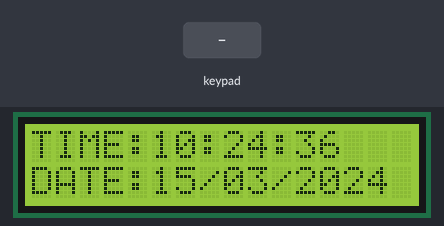
This sketch was run on a simulated ESP32. On the bench: 16×2 character LCD. Inputs (shaded band) come from the test bench. WiFi joins after 1.5 s; servers stay silent unless stated; network time is answered at once with the bench clock; the local clock reads 2024-03-15 10:24:30 at power-on unless the sketch sets it; what the sketch prints to the serial monitor is not drawn.

Above: at 6.3 s.
6.4 s: key 'C' pressed
At 8.6 s:
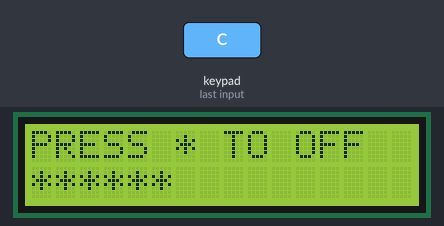
9.8 s: keypad keys * * * * * * pressed 1.375 s apart
At 10.6 s:
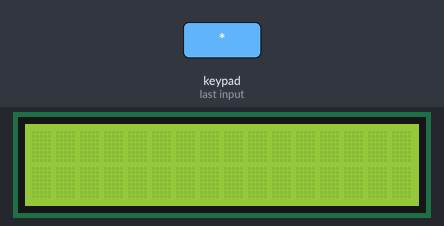
19.5 s: key 'B' pressed
23.5 s: keypad keys * * * * * * # pressed 1.375 s apart
At 31.5 s:
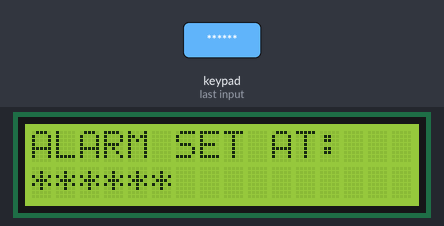
Timing chart, 0 to 33.0 s (numbered marks = the images above; inputs shaded):
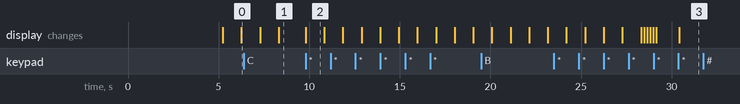

Measured:
- after the input at 6.4 s, the display: first changes after 0.89 s (image 1 shows a later state)
- after the input at 9.8 s, the display: changes at once (image 2)
- after the input at 23.5 s, the display: first differs from a run without the input after 5.0 s (image 3 shows a later state)
- what the display in image 2 shows lasts 1.0 s, from 9.8 s to 10.8 s

The sketch:

integrated_code.ino
```cpp
//Include Libs
#include <WiFi.h>
#include "esp_wpa2.h"
#include <WiFiUdp.h>
#include <NTPClient.h>
#include <TimeLib.h>
#include <LiquidCrystal_I2C.h>
#include <Keypad.h>

//--- Pre Config ---
//LCD
LiquidCrystal_I2C lcd(0x27, 16, 2);

//WiFi
const char *ssid = ""; // REMOVE BEFORE PUSHING
const char *password = ""; // REMOVE BEFORE PUSHING

//Network Time
WiFiUDP ntpUDP;
//According to Singapore's time UTC+8 = 28800 seconds
//timeClient(UDP,time server,utc offset,update interval)
NTPClient timeClient(ntpUDP, "asia.pool.ntp.org", 28800, 60000);
char Time[] = "TIME:00:00:00";
char Date[] = "DATE:00/00/2000";
byte last_second, second_, minute_, hour_, day_, month_;
int year_;

char alarmCheck[] = {"******"};

//Buzzer
int buzzerPin = 15;

//Keypad
// for keypad input
char page = 'A';
// Constants for row and column sizes
const byte ROWS = 4;
const byte COLS = 4;
// Array to represent keys on keypad
char hexaKeys[ROWS][COLS] = {
  {'1', '2', '3', 'A'},
  {'4', '5', '6', 'B'},
  {'7', '8', '9', 'C'},
  {'*', '0', '#', 'D'}
};
//Keypad to ESP32 Pin Mapping
byte rowPins[ROWS] = {13, 12, 14, 27};
byte colPins[COLS] = {26, 25, 33, 32};
Keypad customKeypad = Keypad(makeKeymap(hexaKeys), rowPins, colPins, ROWS, COLS);

//Alarm Flags
int alarm_flag = 0;
int alarm_enable = 1;

void setup() {
  Serial.begin(115200);
  //--- LCD Init Config ---
  lcd.init();
  lcd.begin(21, 22); // Initialize I2C LCD module (SDA = GPIO21, SCL = GPIO22)
  lcd.backlight();
  lcd.setCursor(0, 0);
  lcd.print(Time);
  lcd.setCursor(0, 1);
  lcd.print(Date);

  //--- WiFi Init Config ---
  WiFi.mode(WIFI_STA);   //Set WiFi mode to station mode - ESP32 connects to an access point
  WiFi.begin(ssid, password);
  //WiFi.begin(ssid, WPA2_AUTH_PEAP, EAP_ANONYMOUS_IDENTITY, EAP_IDENTITY, EAP_PASSWORD);
  Serial.print("Connecting...");

  if (WiFi.status() != WL_CONNECTED) {
    Serial.print("Attempting to connect");
    Serial.print(".");
    while (WiFi.status() != WL_CONNECTED) {
      WiFi.begin(ssid, password);
      delay(5000); //Removing this delay will cause the ESP32 to crash while connecting to a wifi network
    }
    Serial.println("\nConnected.");
  }

  //--- Time Server Init Config ---
  timeClient.begin();
}

void loop() {
  main_menu();
}

void clock_page() {
  lcd.setCursor(0, 0);
  lcd.print(Time);
  lcd.setCursor(0, 1);
  lcd.print(Date);
}

void main_menu()
{
  if (WiFi.status() != WL_CONNECTED) {
    Serial.print("Attempting to connect");
    Serial.print(".");
    while (WiFi.status() != WL_CONNECTED) {
      WiFi.begin(ssid, password);
      delay(5000); //Removing this delay will cause the ESP32 to crash while connecting to a WiFi network
    }
    Serial.println("\nConnected.");
  }

  timeClient.update();
  unsigned long unix_epoch = timeClient.getEpochTime(); // Get Unix epoch time from the NTP server

  second_ = second(unix_epoch);
  if (last_second != second_) {

    minute_ = minute(unix_epoch);
    hour_   = hour(unix_epoch);
    day_    = day(unix_epoch);
    month_  = month(unix_epoch);
    year_   = year(unix_epoch);


    Time[12] = second_ % 10 + 48;
    Time[11] = second_ / 10 + 48;
    Time[9]  = minute_ % 10 + 48;
    Time[8]  = minute_ / 10 + 48;
    Time[6]  = hour_   % 10 + 48;
    Time[5]  = hour_   / 10 + 48;


    Date[5]  = day_   / 10 + 48;
    Date[6]  = day_   % 10 + 48;
    Date[8]  = month_  / 10 + 48;
    Date[9]  = month_  % 10 + 48;
    Date[13] = (year_   / 10) % 10 + 48;
    Date[14] = year_   % 10 % 10 + 48;

    Serial.println(Time);
    Serial.println(Date);

    lcd.setCursor(0, 0);
    lcd.print(Time);
    lcd.setCursor(0, 1);
    lcd.print(Date);

    last_second = second_;

  }

  // Get key value if pressed, valid page values being A, B and C
  page = customKeypad.getKey();
  switch (page)
  {
    case 'A':
      lcd.clear();
      clock_page(); // main page displaying current time
      break;

    case 'B':
      lcd.clear();
      alarm_page();     // page to set alarm
      page = 'A';
      break;

    case 'C':
      lcd.clear();
      offalarm_page(); // page to switch off alarm, we revert to 'A' after carrying out so it goes back to main page later
      page = 'A';
      break;

    default:
      break;
  }

  //Check alarm clock
  if (Time[5] == alarmCheck[0] && Time[6] == alarmCheck[1] && Time[8] == alarmCheck[2] && Time[9] == alarmCheck[3] && Time[11] == alarmCheck[4] && Time[12] == alarmCheck[5]
      && alarm_enable == 1) // comparing each individually cuz it was giving errors if tried other ways, feel free to edit
  {
    if (alarm_flag == 0)
      alarming(); // can add function to set off buzzer here and compare curr Time with alarm to play buzzer during that duration
    alarm_flag = 1;
  }

  else
  {
    alarm_flag = 0;
  }

  delay(1000);

}

void alarm_page()
{
  lcd.setCursor(0, 0);
  lcd.print("ALARM TIME:");
  lcd.setCursor(0, 1);

  int i=0;
  while(i<6) {
    char pressedKey = customKeypad.getKey();
    if(pressedKey) {
      alarmCheck[i] = pressedKey;
      lcd.print(pressedKey);
      i++;
    }
    if(pressedKey == '#') {
      i=6;
      for(int k = 0; k<6; k++) {
       alarmCheck[k] = '*';
      }
      lcd.setCursor(0,1);
      lcd.print("Set Alarm Abort!");
      delay(1000);
    }
  }
  lcd.clear();
  lcd.setCursor(0, 0);
  lcd.print("ALARM SET AT:");
  lcd.setCursor(0, 1);
  lcd.print(alarmCheck);
  delay(2000);
}

void offalarm_page() {

  lcd.setCursor(0, 0);
  lcd.print("ALARM TIME: ");
  lcd.setCursor(0, 1);
  lcd.print(alarmCheck);
  delay(1000);

  while(true) {
    lcd.setCursor(0, 0);
    lcd.print("PRESS * TO OFF");
    lcd.setCursor(0, 1);

    char key = customKeypad.getKey();

    if (key == '*') {

      for(int k = 0; k<6; k++) {
       alarmCheck[k] = '*';
      }
      break;

    }
    else if (key == '#') break;

  }

  lcd.clear();
}

void alarming() {

  Serial.println("YOOOOOOOOOOOOOOOOOOOOOOOOOOOOOOO"); //For testing purposes

}
```
